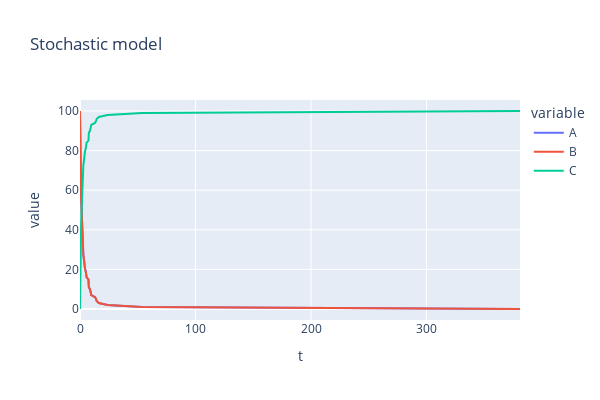

Notebook code cell kept with this figure:
### Code cell
#@title Stochastic simulation code

def gillespie(A0, B0, C0, k, t_end):
    t = 0
    A, B, C = A0, B0, C0
    times = [t]
    A_vals, B_vals, C_vals = [A], [B], [C]

    while t < t_end and A > 0 and B > 0:
        rate = k * A * B
        if rate == 0:
            break
        dt = np.random.exponential(1 / rate)
        t += dt
        A -= 1
        B -= 1
        C += 1
        times.append(t)
        A_vals.append(A)
        B_vals.append(B)
        C_vals.append(C)

    return np.array(times), np.array(A_vals), np.array(B_vals), np.array(C_vals)

# Run stochastic simulation
t_stoch, A_stoch, B_stoch, C_stoch = gillespie(A0, B0, C0, k, t_end)

df = pd.DataFrame({"t": t_stoch, "A": A_stoch, "B": B_stoch, "C": C_stoch})

fig = px.line(data_frame=df, x="t", y=["A", "B", "C"], title="Stochastic model", height=400, width=600)
fig.show()
